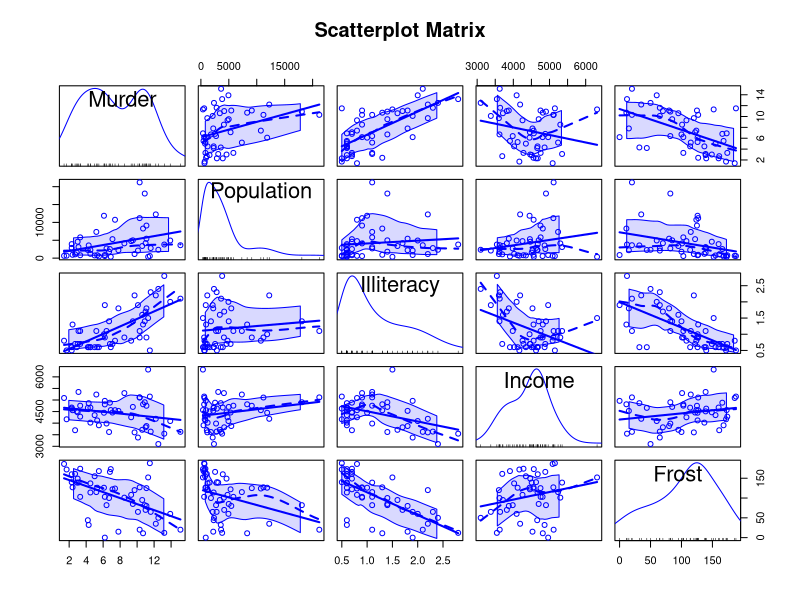
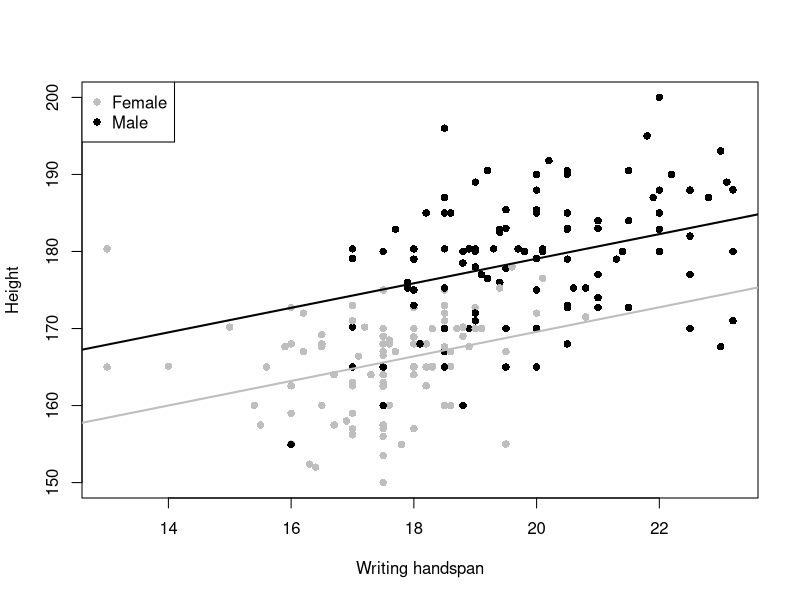
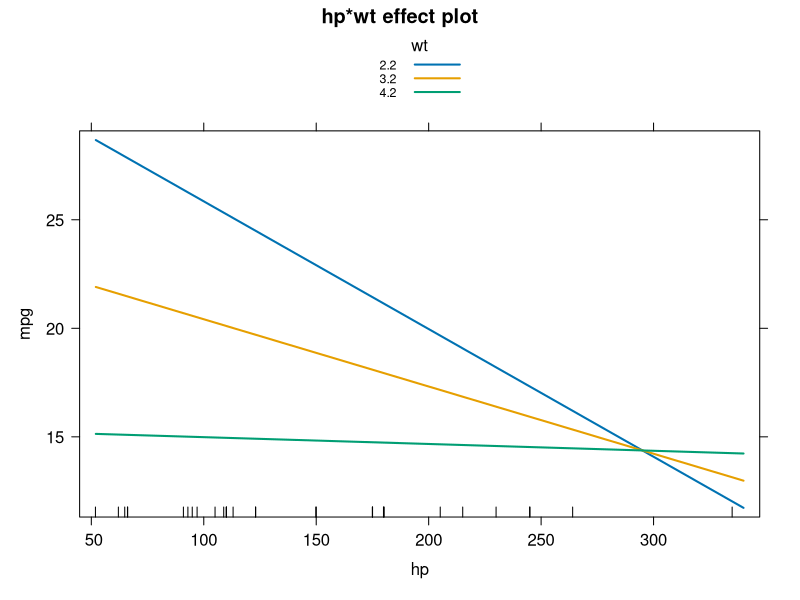
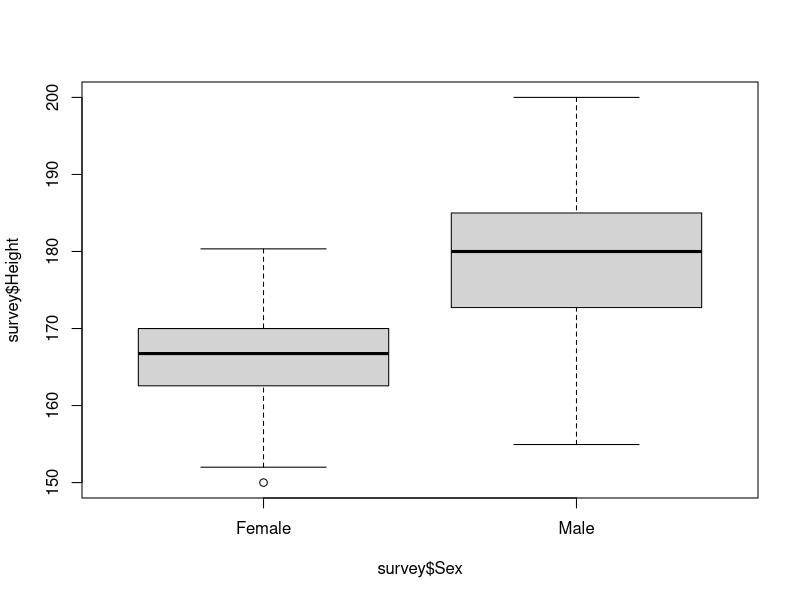
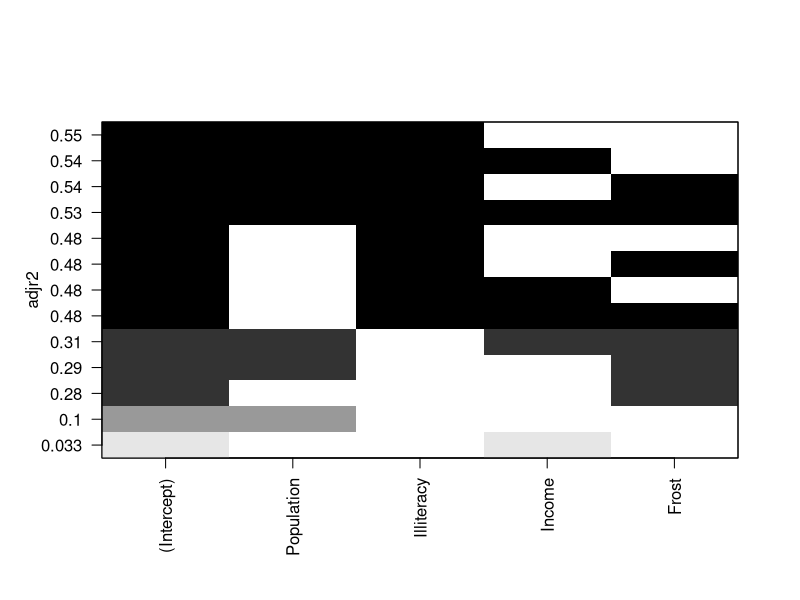
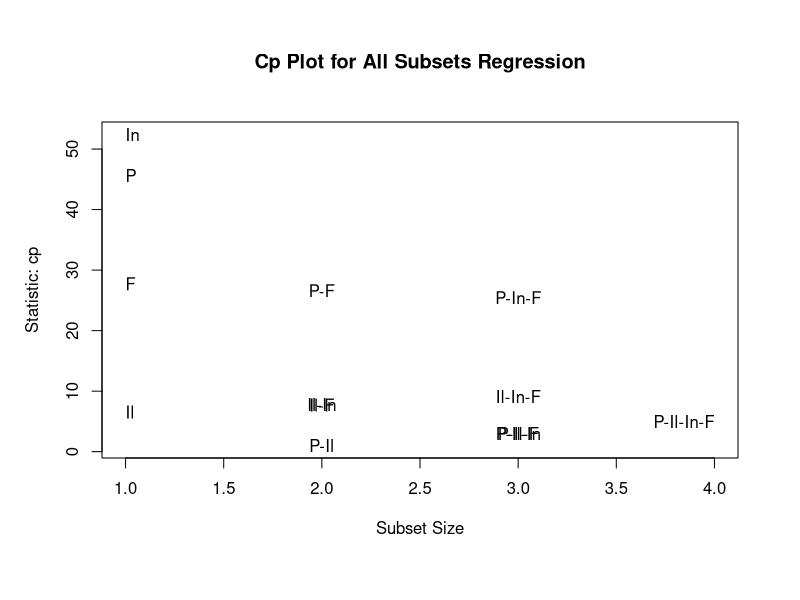

Generate these figures, in order, with R: (Note: this script raises an error after producing the figures.)
#Figure 1 Code
head(state.x77) 


#Figure 2 Code
states <- as.data.frame(state.x77[,c("Murder", "Population",
                                     "Illiteracy", "Income", "Frost")])


#Figures 3 and 4 Code
cor(states)
library(car)
scatterplotMatrix(states, spread=FALSE, smoother.args=list(lty=2),
                  main="Scatterplot Matrix")


#Figures 5, 6, and 7 Code
fit <- lm(Murder ~ Population + Illiteracy + Income + Frost,
          data=states)
summary(fit)


#Figure 8 Code
confint(fit)


#Figure 9 Code
library(MASS)
?survey
survmult <- lm(Height ~ Wr.Hnd + Sex, data = survey)
summary(survmult)


#Figure 10 Code
predict(survmult,newdata=data.frame(Wr.Hnd=16.5,Sex="Male"),
        interval = "confidence", level=0.95)


#Figure 11 Code
predict(survmult,newdata=data.frame(Wr.Hnd=13,Sex="Female"),
        interval="prediction", level=0.99)


#Figures 12 and 13 Code
plot(survey$Height~survey$Wr.Hnd,
     col=c("gray","black")[as.numeric(survey$Sex)],
     pch=16,xlab="Writing handspan",ylab="Height")
survcoefs <- coef(survmult)
survcoefs
as.numeric(survcoefs[1]+survcoefs[3])
abline(a=survcoefs[1],b=survcoefs[2],col="gray",lwd=2)
abline(a=survcoefs[1]+survcoefs[3],b=survcoefs[2],col="black",lwd=2)
legend("topleft",legend=levels(survey$Sex),col=c("gray","black"),pch=16)


#Figure 14 Code
survey[survey$Sex=="Female" & survey$Wr.Hnd==13,c("Sex","Wr.Hnd","Height")]


#Figure 15 Code
fit_interaction <- lm(mpg ~ hp + wt + hp:wt, data=mtcars)
summary(fit_interaction)


#Figures 16 and 17 Code
library(effects) 
plot(effect("hp:wt", fit_interaction,, list(wt=c(2.2,3.2,4.2))), multiline=TRUE)


#Figure 18 Code
class(survey$Sex)
table(survey$Sex)


#Figures 19 and 20 Code
plot(survey$Height ~ survey$Sex)


#Figure 21 Code
survfit2 <- lm(Height ~ Sex, data=survey)
summary(survfit2)


#Figure 22 Code
extra.obs <- factor(c("Female","Male","Male","Male","Female"))
extra.obs


#Figure 23 Code
predict(survfit2,newdata=data.frame(Sex=extra.obs),interval="confidence",
        level=0.9)


#Figure 24 Code
summary(survmult)


#Figure 25 Code
states <- as.data.frame(state.x77[,c("Murder", "Population",
                                     "Illiteracy", "Income", "Frost")])
fit1 <- lm(Murder ~ Population + Illiteracy + Income + Frost,
           data=states) 
fit2 <- lm(Murder ~ Population + Illiteracy, data=states)
anova(fit2, fit1)


#Figure 26 Code
fit1 <- lm(Murder ~ Population + Illiteracy + Income + Frost,
           data=states)
fit2 <- lm(Murder ~ Population + Illiteracy, data=states)
AIC(fit1,fit2)


#Figure 27 Code
fit <- lm(Murder ~ Population + Illiteracy + Income + Frost,
          data=states)
stepAIC(fit, direction="backward")


#Figures 28-30 Code
library(leaps)
states <- as.data.frame(state.x77[,c("Murder", "Population",
                                     "Illiteracy", "Income", "Frost")])
leaps <- regsubsets(Murder ~ Population + Illiteracy + Income +
                      Frost, data=states, nbest=4)
plot(leaps, scale="adjr2")
library(car)
subsets(leaps, statistic="cp",
        main="Cp Plot for All Subsets Regression")
abline(1,1,lty=2,col="red")


#Figure 31 Code
library(car)
vif(fit)


#Figure 32 Code
cor(states)
